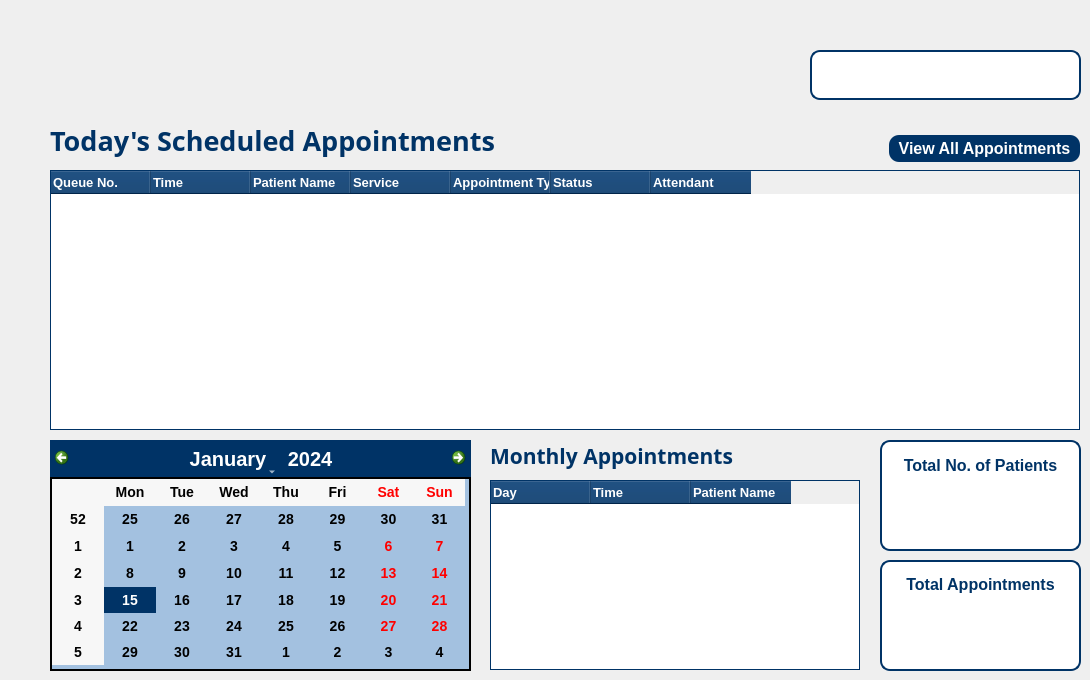
    <widget class="QWidget" name="pageHome">
     <widget class="QLabel" name="greetingLabel">
      <property name="geometry">
       <rect>
        <x>50</x>
        <y>40</y>
        <width>441</width>
        <height>51</height>
       </rect>
      </property>
      <property name="font">
       <font>
        <family>Cooper Black</family>
        <pointsize>35</pointsize>
        <weight>50</weight>
        <bold>false</bold>
       </font>
      </property>
      <property name="styleSheet">
       <string notr="true">color: rgb(0, 51, 102);</string>
      </property>
      <property name="text">
       <string/>
      </property>
     </widget>
     <widget class="QLabel" name="timeLabel">
      <property name="geometry">
       <rect>
        <x>810</x>
        <y>50</y>
        <width>271</width>
        <height>50</height>
       </rect>
      </property>
      <property name="font">
       <font>
        <family>Arial Black</family>
        <pointsize>20</pointsize>
        <weight>75</weight>
        <bold>true</bold>
       </font>
      </property>
      <property name="styleSheet">
       <string notr="true">background-color: white;
color: rgb(0, 51, 102);
border: 2px solid rgb(0, 51, 102);
border-radius: 10px;</string>
      </property>
      <property name="text">
       <string/>
      </property>
      <property name="alignment">
       <set>Qt::AlignCenter</set>
      </property>
     </widget>
     <widget class="QCalendarWidget" name="adminCalendar">
      <property name="geometry">
       <rect>
        <x>50</x>
        <y>440</y>
        <width>421</width>
        <height>231</height>
       </rect>
      </property>
      <property name="font">
       <font>
        <family>Arial</family>
        <weight>75</weight>
        <bold>true</bold>
       </font>
      </property>
      <property name="styleSheet">
       <string notr="true">QCalendarWidget QWidget {
        background-color: rgb(0, 51, 102);
        color: #000000;
        font-family: Arial;
        font-size: 14px;
}

QCalendarWidget QToolButton {
        background-color:  rgb(0, 51, 102);
        color: white;
		font-size: 20px;
		height: 30px;
        font-weight: bold;
}

QCalendarWidget QAbstractItemView {
        selection-background-color:  rgb(0, 51, 102);
        selection-color: white;
        background-color: rgb(163, 193, 224);
        gridline-color: blue;
		border: 2px solid black;
}

QCalendarWidget QMenu {
        background-color:  rgb(163, 193, 224);
		border: 2px solid black;
}</string>
      </property>
     </widget>
     <widget class="QFrame" name="frameNoPat">
      <property name="geometry">
       <rect>
        <x>880</x>
        <y>440</y>
        <width>201</width>
        <height>111</height>
       </rect>
      </property>
      <property name="styleSheet">
       <string notr="true">QFrame#frameNoPat {
        background-color: white;
        border: 2px solid rgb(0, 51, 102);
        border-radius: 10px;
}</string>
      </property>
      <property name="frameShape">
       <enum>QFrame::StyledPanel</enum>
      </property>
      <property name="frameShadow">
       <enum>QFrame::Raised</enum>
      </property>
      <widget class="QLabel" name="labelPats">
       <property name="geometry">
        <rect>
         <x>10</x>
         <y>10</y>
         <width>181</width>
         <height>31</height>
        </rect>
       </property>
       <property name="font">
        <font>
         <family>Arial</family>
         <pointsize>12</pointsize>
         <weight>75</weight>
         <bold>true</bold>
        </font>
       </property>
       <property name="styleSheet">
        <string notr="true">background-color: white;
color: rgb(0, 51, 102);</string>
       </property>
       <property name="text">
        <string>Total No. of Patients</string>
       </property>
       <property name="alignment">
        <set>Qt::AlignCenter</set>
       </property>
      </widget>
      <widget class="QLabel" name="NoPats">
       <property name="geometry">
        <rect>
         <x>20</x>
         <y>40</y>
         <width>161</width>
         <height>61</height>
        </rect>
       </property>
       <property name="font">
        <font>
         <family>Arial Black</family>
         <pointsize>36</pointsize>
         <weight>75</weight>
         <bold>true</bold>
        </font>
       </property>
       <property name="styleSheet">
        <string notr="true">background-color: white;
color: rgb(0, 51, 102);</string>
       </property>
       <property name="text">
        <string/>
       </property>
       <property name="alignment">
        <set>Qt::AlignCenter</set>
       </property>
      </widget>
     </widget>
     <widget class="QFrame" name="frameNoApp">
      <property name="geometry">
       <rect>
        <x>880</x>
        <y>560</y>
        <width>201</width>
        <height>111</height>
       </rect>
      </property>
      <property name="styleSheet">
       <string notr="true">QFrame#frameNoApp {
        background-color: white;
        border: 2px solid rgb(0, 51, 102);
        border-radius: 10px;
}</string>
      </property>
      <property name="frameShape">
       <enum>QFrame::StyledPanel</enum>
      </property>
      <property name="frameShadow">
       <enum>QFrame::Raised</enum>
      </property>
      <widget class="QLabel" name="labelApps">
       <property name="geometry">
        <rect>
         <x>15</x>
         <y>9</y>
         <width>171</width>
         <height>31</height>
        </rect>
       </property>
       <property name="font">
        <font>
         <family>Arial</family>
         <pointsize>12</pointsize>
         <weight>75</weight>
         <bold>true</bold>
        </font>
       </property>
       <property name="styleSheet">
        <string notr="true">background-color: white;
color: rgb(0, 51, 102);</string>
       </property>
       <property name="text">
        <string>Total Appointments</string>
       </property>
       <property name="alignment">
        <set>Qt::AlignCenter</set>
       </property>
      </widget>
      <widget class="QLabel" name="NoApps">
       <property name="geometry">
        <rect>
         <x>20</x>
         <y>40</y>
         <width>161</width>
         <height>60</height>
        </rect>
       </property>
       <property name="font">
        <font>
         <family>Arial Black</family>
         <pointsize>36</pointsize>
         <weight>75</weight>
         <bold>true</bold>
        </font>
       </property>
       <property name="styleSheet">
        <string notr="true">background-color: white;
color: rgb(0, 51, 102);</string>
       </property>
       <property name="text">
        <string/>
       </property>
       <property name="alignment">
        <set>Qt::AlignCenter</set>
       </property>
      </widget>
     </widget>
     <widget class="QLabel" name="labelUA">
      <property name="geometry">
       <rect>
        <x>50</x>
        <y>120</y>
        <width>451</width>
        <height>41</height>
       </rect>
      </property>
      <property name="font">
       <font>
        <family>Segoe UI Black</family>
        <pointsize>20</pointsize>
        <weight>75</weight>
        <bold>true</bold>
       </font>
      </property>
      <property name="styleSheet">
       <string notr="true">color: rgb(0, 51, 102);</string>
      </property>
      <property name="text">
       <string>Today's Scheduled Appointments</string>
      </property>
     </widget>
     <widget class="QTableWidget" name="tableWidQueue">
      <property name="geometry">
       <rect>
        <x>50</x>
        <y>170</y>
        <width>1030</width>
        <height>260</height>
       </rect>
      </property>
      <property name="font">
       <font>
        <pointsize>10</pointsize>
       </font>
      </property>
      <property name="styleSheet">
       <string notr="true">QTableWidget {
    border: 1px solid  rgb(0, 51, 102);
    background-color: white;
    gridline-color: #dcdcdc;
}

QHeaderView::section {
    background-color: rgb(0, 51, 102);
    color: white;
    padding: 2px;
}

QTableWidget::item {
    font-size: 8px;
	padding-left: 2px;
}
</string>
      </property>
      <column>
       <property name="text">
        <string>Queue No.</string>
       </property>
       <property name="font">
        <font>
         <family>Arial</family>
         <pointsize>10</pointsize>
         <weight>75</weight>
         <bold>true</bold>
        </font>
       </property>
       <property name="textAlignment">
        <set>AlignLeading|AlignVCenter</set>
       </property>
      </column>
      <column>
       <property name="text">
        <string>Time</string>
       </property>
       <property name="font">
        <font>
         <family>Arial</family>
         <pointsize>10</pointsize>
         <weight>75</weight>
         <bold>true</bold>
        </font>
       </property>
       <property name="textAlignment">
        <set>AlignLeading|AlignVCenter</set>
       </property>
      </column>
      <column>
       <property name="text">
        <string>Patient Name</string>
       </property>
       <property name="font">
        <font>
         <family>Arial</family>
         <pointsize>10</pointsize>
         <weight>75</weight>
         <bold>true</bold>
        </font>
       </property>
       <property name="textAlignment">
        <set>AlignLeading|AlignVCenter</set>
       </property>
      </column>
      <column>
       <property name="text">
        <string>Service</string>
       </property>
       <property name="font">
        <font>
         <family>Arial</family>
         <pointsize>10</pointsize>
         <weight>75</weight>
         <bold>true</bold>
        </font>
       </property>
       <property name="textAlignment">
        <set>AlignLeading|AlignVCenter</set>
       </property>
      </column>
      <column>
       <property name="text">
        <string>Appointment Type</string>
       </property>
       <property name="font">
        <font>
         <family>Arial</family>
         <pointsize>10</pointsize>
         <weight>75</weight>
         <bold>true</bold>
        </font>
       </property>
       <property name="textAlignment">
        <set>AlignLeading|AlignVCenter</set>
       </property>
      </column>
      <column>
       <property name="text">
        <string>Status</string>
       </property>
       <property name="font">
        <font>
         <family>Arial</family>
         <pointsize>10</pointsize>
         <weight>75</weight>
         <bold>true</bold>
        </font>
       </property>
       <property name="textAlignment">
        <set>AlignLeading|AlignVCenter</set>
       </property>
      </column>
      <column>
       <property name="text">
        <string>Attendant</string>
       </property>
       <property name="font">
        <font>
         <family>Arial</family>
         <pointsize>10</pointsize>
         <weight>75</weight>
         <bold>true</bold>
        </font>
       </property>
       <property name="textAlignment">
        <set>AlignLeading|AlignVCenter</set>
       </property>
      </column>
     </widget>
     <widget class="QPushButton" name="btnToApp">
      <property name="geometry">
       <rect>
        <x>889</x>
        <y>135</y>
        <width>191</width>
        <height>27</height>
       </rect>
      </property>
      <property name="font">
       <font>
        <family>Arial</family>
        <pointsize>12</pointsize>
        <weight>75</weight>
        <italic>false</italic>
        <bold>true</bold>
       </font>
      </property>
      <property name="styleSheet">
       <string notr="true">QPushButton[active=&quot;true&quot;] {
	background-color: rgb(246, 235, 97);
	color:  rgb(0, 51, 102);
}

QPushButton {
	background-color: rgb(0, 51, 102);
	color: white;
	border-radius: 10px;
}

QPushButton:hover {
	background-color: #2980b9;
}
</string>
      </property>
      <property name="text">
       <string>View All Appointments</string>
      </property>
     </widget>
     <widget class="QTableWidget" name="tableWidMonApp">
      <property name="geometry">
       <rect>
        <x>490</x>
        <y>480</y>
        <width>370</width>
        <height>190</height>
       </rect>
      </property>
      <property name="font">
       <font>
        <pointsize>10</pointsize>
       </font>
      </property>
      <property name="styleSheet">
       <string notr="true">QTableWidget {
    border: 1px solid  rgb(0, 51, 102);
    background-color: white;
    gridline-color: #dcdcdc;
}

QHeaderView::section {
    background-color: rgb(0, 51, 102);
    color: white;
    padding: 2px;
}

QTableWidget::item {
    font-size: 8px;
	padding-left: 2px;
}
</string>
      </property>
      <column>
       <property name="text">
        <string>Day</string>
       </property>
       <property name="font">
        <font>
         <family>Arial</family>
         <pointsize>10</pointsize>
         <weight>75</weight>
         <bold>true</bold>
        </font>
       </property>
       <property name="textAlignment">
        <set>AlignLeading|AlignVCenter</set>
       </property>
      </column>
      <column>
       <property name="text">
        <string>Time</string>
       </property>
       <property name="font">
        <font>
         <family>Arial</family>
         <pointsize>10</pointsize>
         <weight>75</weight>
         <bold>true</bold>
        </font>
       </property>
       <property name="textAlignment">
        <set>AlignLeading|AlignVCenter</set>
       </property>
      </column>
      <column>
       <property name="text">
        <string>Patient Name</string>
       </property>
       <property name="font">
        <font>
         <family>Arial</family>
         <pointsize>10</pointsize>
         <weight>75</weight>
         <bold>true</bold>
        </font>
       </property>
       <property name="textAlignment">
        <set>AlignLeading|AlignVCenter</set>
       </property>
      </column>
     </widget>
     <widget class="QLabel" name="labelUA_2">
      <property name="geometry">
       <rect>
        <x>490</x>
        <y>440</y>
        <width>271</width>
        <height>31</height>
       </rect>
      </property>
      <property name="font">
       <font>
        <family>Segoe UI Black</family>
        <pointsize>16</pointsize>
        <weight>75</weight>
        <bold>true</bold>
       </font>
      </property>
      <property name="styleSheet">
       <string notr="true">color: rgb(0, 51, 102);</string>
      </property>
      <property name="text">
       <string>Monthly Appointments</string>
      </property>
     </widget>
    </widget>
